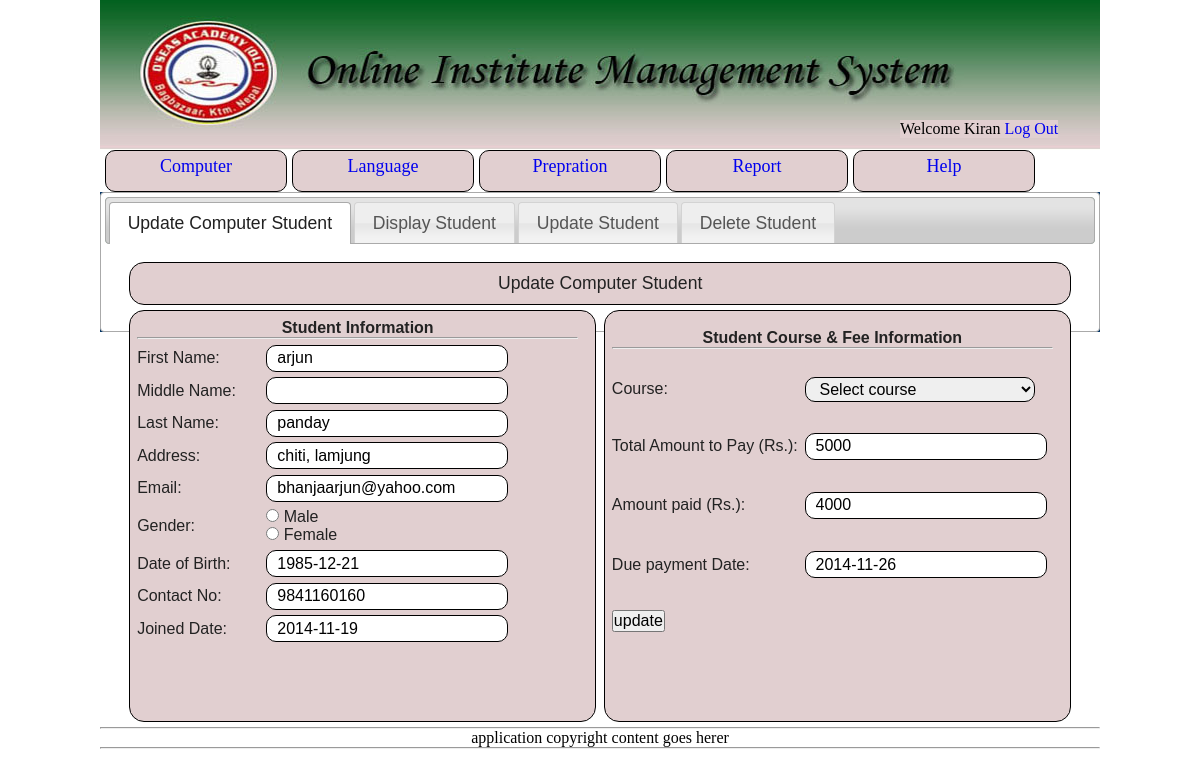
/olc/olc_app/edit_computer.php?cedit=2 (signed in), run on the app's committed database.
### tables this page shows
CREATE TABLE IF NOT EXISTS `tbl_computers` (
  `s_no` int(10) NOT NULL AUTO_INCREMENT,
  `first_name` varchar(40) NOT NULL,
  `middle_name` varchar(40) NOT NULL,
  `last_name` varchar(40) NOT NULL,
  `address` varchar(40) NOT NULL,
  `email` varchar(40) NOT NULL,
  `gender` varchar(10) NOT NULL,
  `dob` date NOT NULL,
  `contact_no` varchar(10) NOT NULL,
  `joined_date` date NOT NULL,
  `course` varchar(40) NOT NULL,
  `total_fee` int(10) NOT NULL,
  `paid_fee` int(10) NOT NULL,
  `due_payment_date` date NOT NULL,
  PRIMARY KEY (`s_no`)
);

### olc/olc_app/edit_computer.php (the view, shortened to what this page needs)
<?php
include_once("includes/database.php");
if (isset($_SESSION['user_name'])){
$user_name = $_SESSION['user_name'];
?>
<!DOCTYPE html PUBLIC "-//W3C//DTD XHTML 1.0 Transitional//EN" "http://www.w3.org/TR/xhtml1/DTD/xhtml1-transitional.dtd">
<html xmlns="http://www.w3.org/1999/xhtml">
<head>
<link href="style/jquery-ui.css" rel="stylesheet">
<link rel="stylesheet" type="text/css" href="style/appstyle.css">
</head>
<body>
	<div id="appwrapper">
		<div id="appbanner">
			<div class="welcome">Welcome <?php echo ucfirst($user_name), " "; ?><a href="logout.php">Log Out</a></div>
		</div>
		<div id="appmenuwrap">
			<div class="appmenu">
				<ul>
					<li><a href="computer.php">Computer</a></li>
					<li><a href="language.php">Language</a></li>
					<li><a href="prepration.php">Prepration</a></li>
					<li><a href="report.php">Report</a></li>
					<li><a href="report.php">Help</a></li>
				</ul>
			</div>
		</div>
		<div id="appbody">
				<div id="computer_tabs">
					<ul>
						<li><a href="#tabs-1">Update Computer Student</a></li>
						<li><a href="#tabs-2">Display Student</a></li>
					  	<li><a href="#tabs-3">Update Student</a></li>
						<li><a href="#tabs-4">Delete Student</a></li>
					</ul>
					<div id="tabs-1">
						<div class="appbodyhead"> Update Computer Student
						</div>
						<div class="leftappbody">
                        <?php
							if(isset($_GET['cedit'])){
								$s_no = $_GET['cedit'];
								$edit_query = "SELECT * FROM tbl_computers where s_no = '$s_no'";
								$run_edit = mysqli_query ($connection, $edit_query);
								while ($edit_row = mysqli_fetch_array($run_edit)){
									$ufirst_name = $edit_row['first_name'];
									$umiddle_name = $edit_row['middle_name'];
									$ulast_name = $edit_row['last_name'];
									$uaddress = $edit_row['address'];
									$uemail = $edit_row['email'];
									$udob = $edit_row['dob'];
									$ucontact_no = $edit_row['contact_no'];
									$ujoined_date = $edit_row['joined_date'];
									$utotal_fee = $edit_row['total_fee'];
									$upaid_fee = $edit_row['paid_fee'];
									$udue_payment_date = $edit_row['due_payment_date'];
								}
							}
						?>
							<form action="actions/edit_computer_action.php" method="post" enctype="multipart/form-data" onsubmit="return validatecs();">
							  <table width="445" height="330">
								<tr>
								  <td colspan="2" scope="row"><div align="center"><strong>Student Information </strong><hr></div></td>
								</tr>
								<tr>
								  <td scope="row">First Name:</td>
								  <td><input type="text" name="first_name" id="first_name" value="<?php echo $ufirst_name; ?>" class="input" /></td>
							    </tr>
								<tr>
								  <td scope="row">Middle Name:</td>
								  <td><input name="middle_name" type="text" id="middle_name" value="<?php echo $umiddle_name; ?>" class="input" /></td>
							    </tr>
								<tr>
								  <td scope="row">Last Name:</td>
								  <td><input name="last_name" type="text" id="last_name" value="<?php echo $ulast_name; ?>" class="input" /></td>
								</tr>
								<tr>
								  <td scope="row">Address:</td>
								  <td><input name="address" type="text" id="address" class="input" value="<?php echo $uaddress; ?>" /></td>
								</tr>
								<tr>
								  <td scope="row">Email:</td>
								  <td><input name="email" type="text" id="email" class="input" value="<?php echo $uemail; ?>"/></td>
							    </tr>
								<tr>
								  <td scope="row">Gender:</td>
								  <td>
									  <input type="radio" name="gender" value="male"  id="male"/>
										Male
									  <br />
									  <input type="radio" name="gender" value="female" id="female"/>
										Female
									  <br />
								  </td>
								</tr>
								<tr>
								  <td scope="row">Date of Birth:</td>
								  <td><input name="dob" type="text" id="dob" class="input" value="<?php echo $udob; ?>"/></td>
								</tr>
								<tr>
								  <td scope="row">Contact No: </td>
								  <td><input name="contact_no" type="text" value="<?php echo $ucontact_no; ?>" id="contact_no" onkeypress="return isNumber(event)" class="input" maxlength="10" /></td>
								</tr>
								<tr>
								  <td scope="row">Joined Date: </td>
								  <td><input type="text" name="jd" id="jd" class="input" value="<?php echo $ujoined_date; ?>" /></td>
								</tr>
							  </table>
					  	</div>
					  <div class="rightappbody">
					    <table width="445" height="330">
                          <tr>
                            <td colspan="2" scope="row"><div align="center"><strong>Student Course & Fee Information </strong>
                                  <hr />
                            </div></td>
                          </tr>
                          <tr>
                            <td scope="row">Course:</td>
                            <td><select name="course" id="course" class="input">
                              <option value="Select course">Select course</option>
                            </select></td>
                          </tr>
                          <tr>
                            <td scope="row">Total Amount to Pay (Rs.): </td>
                            <td><input name="amount_to_pay" type="text" id="amount_to_pay" value="<?php echo $utotal_fee ?>" onkeypress="return isNumber(event)" class="input"/></td>
                          </tr>
                          <tr>
                            <td scope="row">Amount paid (Rs.): </td>
                            <td><input name="amount_paid" type="text" id="amount_paid" value="<?php echo $upaid_fee; ?>" onkeypress="return isNumber(event)" class="input"/></td>
                          </tr>
                          <tr>
                            <td scope="row">Due payment Date: </td>
                            <td><p>
                                <input name="due_pay_date" type="text" id="due_pay_date" class="input" value="<?php echo $udue_payment_date ?>" />
                                <br />
                            </p></td>
                          </tr>
                          <tr>
                            <td><input name="update" type="submit" id="update" value="update" /></td>
                            <td></td>
                          </tr>
                        </table>
					  </div>
					</div>
			</div>
	</div>
	<div class="appfotter"><hr />application copyright content goes herer<hr /></div>
</div>
</body>
</html>
<?php }
	else {
		header ("Location: login.php");
	}
?>

### olc/olc_app/style/appstyle.css (style rules this page uses)
* { margin:0; padding:0; }
table { font-size:16px; font-family:Arial, Helvetica, sans-serif; }
body { font-family:"Times New Roman", Times, serif; }
#appwrapper { width:1000px; height:auto; margin:0 auto; }
#appbanner { width:1000px; height:150px; margin:0px; background-image:url(../images/appbanner.jpg); }
.welcome { margin-left:800px; margin-top:120px; background-color:#e1cfd0; position:absolute; }
.welcome a { text-decoration:none; }
#appmenuwrap { width:1000px; }
.appmenu ul li { list-style:none; margin-left:5px; padding:0; display:inline; width:170px; height:30px; float:left; background-color:#e1cfd0; text-align:center; font-size:18px; border-radius:10px; padding:5px; border:1px solid #000000; }
.appmenu a { text-decoration:none; }
#appbody { width:1000px; background-color:#003366; clear:both; }
.appbodyhead { background-color:#e1cfd0; width:920px; border:1px #000000 solid; border-radius:15px; margin-bottom:5px; text-align:center; padding:10px; }
.leftappbody { width:455px; height:400px; background-color:#e1cfd0; border:1px solid #000000; float:left; border-radius:15px; margin-bottom:5px; padding:5px; margin-bottom:5px; }
.rightappbody { width:455px; height:400px; background-color:#e1cfd0; border:1px solid #000000; float:right; border-radius:15px; margin:0; padding:5px; }
.appfotter { text-align:center; margin-top:5px; clear:both; }
.input { width:230px; height:25px; border-radius:10px; border:1px solid #000000; padding-left:10px; }

### data on the page
tbl_computers: first_name "arjun", last_name "panday", address "chiti, lamjung", email "bhanjaarjun@yahoo.com", dob "1985-12-21", contact_no "9841160160", jd "2014-11-19", amount_to_pay "5000", amount_paid "4000", due_pay_date "2014-11-26"

### other printed values
$user_name "Kiran"
